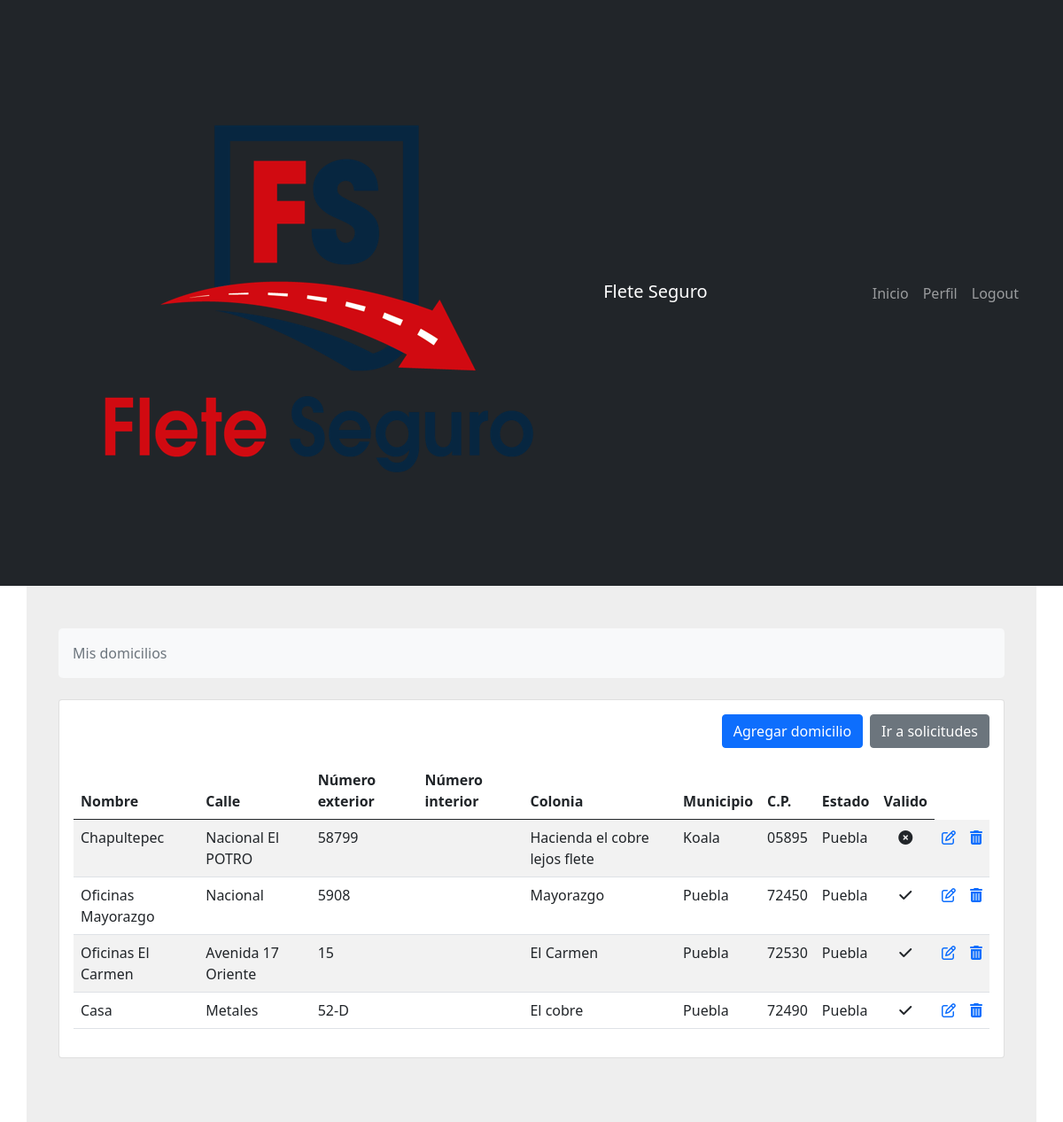
Page /fletes/domicilios/ (signed in) on the committed database.
### fletes/models.py (models this page shows, shortened)
class Domicilios(models.Model):
    cliente_id = models.ForeignKey(Cliente, on_delete=models.CASCADE)
    creado = models.DateTimeField(editable=False)
    modificado = models.DateTimeField()
    nombre = models.CharField(verbose_name="Nombre para identificar domicilio", max_length=100)
    calle = models.CharField(verbose_name="Calle", max_length=100)
    num_ext = models.CharField(verbose_name="Numero exterior", max_length=100)
    num_int = models.CharField(verbose_name="Numero interior", max_length=100, default="", blank=True)
    colonia = models.CharField(verbose_name="Colonia", max_length=100)
    municipio = models.CharField(verbose_name="Municipio o alcadía", max_length=100)
    cp = models.CharField(verbose_name="Código postal",max_length=100,)
    estado = models.CharField(verbose_name="Estado", choices=ESTADOS, max_length=40)
    referencias = models.TextField(verbose_name="Refrencias del domicilio")
    longitud = models.FloatField(verbose_name="Longitud", null=True, blank=True)
    latitud = models.FloatField(verbose_name="Latitud", null=True, blank=True)
    is_valid = models.BooleanField(verbose_name="Es válido", default=False)
    google_format = models.CharField(verbose_name="Dirección completa", max_length=100, null=True, blank=True)
    google_place_id = models.CharField(verbose_name="Google place ID", max_length=100, null=True, blank=True)
    slug = models.SlugField(null=True, blank=True)

### fletes/views.py (the view)
# urls.py: path('domicilios/', DomiciliosListView.as_view(), name='domicilios'),
class DomiciliosListView(ListView):
    model = Domicilios
    template_name = 'fletes/domicilios.html'
    context_object_name = 'domicilios'
    def get_queryset(self):
        return Domicilios.objects.filter(
            cliente_id=self.request.user.cliente
        ).order_by(
            '-creado'
        )

### fletes/templates/fletes/domicilios.html (shortened to what this page needs)
{% extends 'base.html' %}
{% load crispy_forms_tags %}
{% block content %}
<section style="background-color: #eee;">
    <div class="container py-5 mt-4r">
        <div class="row justify-content-center">
            <div class="col">
                <nav aria-label="breadcrumb" class="bg-light rounded-3 p-3 mb-4">
                    <ol class="breadcrumb mb-0">
                        <li class="breadcrumb-item active" aria-current="page">Mis domicilios</li>
                    </ol>
                </nav>
            </div>
        </div>
        <div class="row">
            <div class="col-12 justify-content-center">
                <div class="card mb-4">
                    <div class="card-body">
                        <div class="row">
                            <div class="d-grid gap-2 d-md-flex justify-content-md-end mb-3">
                                <a href="{% url 'fletes:agregar-domiclio' %}"><button class="btn btn-primary" type="button">Agregar domicilio</button></a>
                                <a href="{% url 'fletes:solicitudes' %}"><button class="btn btn-secondary" type="button">Ir a solicitudes</button></a>
                            </div>
                            {% if domicilios %}
                            <div class="table-responsive">
                                <table class="table table-striped">
                                    <thead>
                                        <tr>
                                            <th>Nombre</th>
                                            <th>Calle</th>
                                            <th>Número exterior</th>
                                            <th>Número interior</th>
                                            <th>Colonia</th>
                                            <th>Municipio</th>
                                            <th>C.P.</th>
                                            <th>Estado</th>
                                            <th>Valido</th>
                                        </tr>
                                    </thead>
                                    <tbody>
                                        {% for domicilio in domicilios%}
                                        <tr>
                                            <td>{{domicilio.nombre}}</td>
                                            <td>{{domicilio.calle}}</td>
                                            <td>{{domicilio.num_ext}}</td>
                                            <td>{{domicilio.num_int}}</td>
                                            <td>{{domicilio.colonia}}</td>
                                            <td>{{domicilio.municipio}}</td>
                                            <td>{{domicilio.cp}}</td>
                                            <td>{{domicilio.estado}}</td>
                                            {% if domicilio.is_valid %}
                                                <td class="text-center"><i class="fas fa-check"></i></td>
                                            {% else %}
                                                <td class="text-center"><i class="fas fa-times-circle"></i></td>
                                            {% endif%}
                                            <td><a href="{% url 'fletes:update-domicilio' slug=domicilio.slug %}"><i class="far fa-edit"></i></a></td>
                                            <td><a href="{% url 'fletes:delete-domicilio' slug=domicilio.slug %}" class="confirm-delete" title="Delete" data-bs-toggle="modal" data-bs-target="#confirmDeleteModal" id="deleteButton{{domicilio.id}}"><i class="fas fa-trash-alt"></i></a></td>
                                        </tr>
                                        {% endfor %}
                                    </tbody>
                                </table>
                            </div>
                            {% else %}
                            <h2>No tienes domicilios registradas</h2>
                            {% endif %}
                        </div>
                    </div>
                </div>
            </div>
        </div>
    </div>
</section>
{% endblock content %}

### rows in the picture
Domicilios: nombre "Chapultepec", calle "Nacional El POTRO", num_ext "58799", colonia "Hacienda el cobre lejos flete", municipio "Koala", cp "05895", estado "Puebla", is_valid False (drawn)
Domicilios: nombre "Oficinas Mayorazgo", calle "Nacional", num_ext "5908", colonia "Mayorazgo", municipio "Puebla", cp "72450", estado "Puebla", is_valid True (drawn)
Domicilios: nombre "Oficinas El Carmen", calle "Avenida 17 Oriente", num_ext "15", colonia "El Carmen", municipio "Puebla", cp "72530", estado "Puebla", is_valid True (drawn)
Domicilios: nombre "Casa", calle "Metales", num_ext "52-D", colonia "El cobre", municipio "Puebla", cp "72490", estado "Puebla", is_valid True (drawn)
